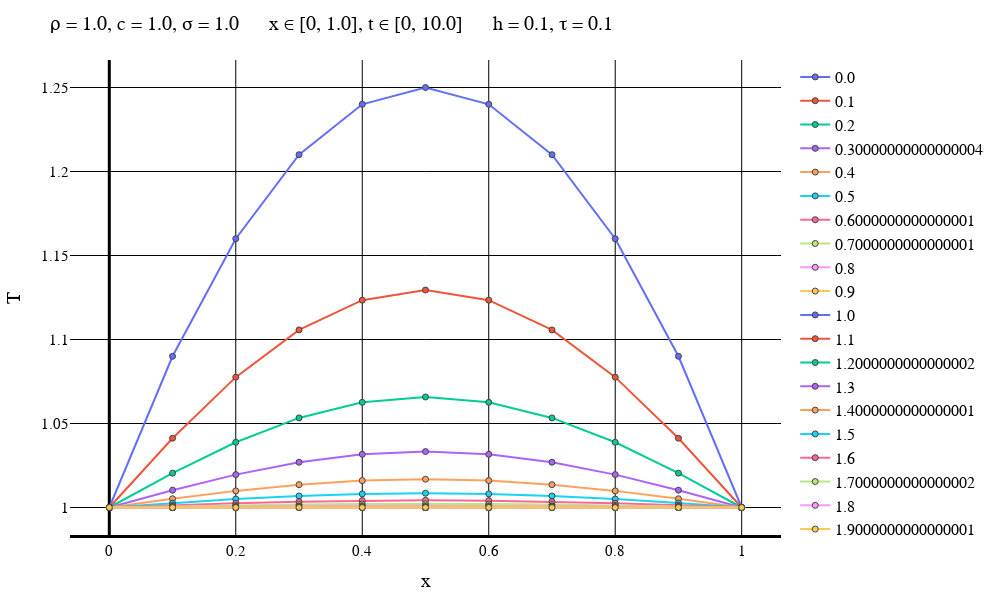

The cell this chart's notebook holds for it:
### Markdown cell above
Неявная схема

### Code cell
typeOfScheme = "Backward"

solutionFile = "D:\\Calc_Methods_2\\Lab2\\FirstConds\\$typeOfScheme\\solution$numOfEq.txt"
dataFile = "D:\\Calc_Methods_2\\Lab2\\FirstConds\\$typeOfScheme\\data$numOfEq.txt"
intervalFile = "D:\\Calc_Methods_2\\Lab2\\FirstConds\\$typeOfScheme\\interval$numOfEq.txt"

solutionMatrix = readdlm(solutionFile)
dataVec = readdlm(dataFile)
intervalVec = readdlm(intervalFile);

L = dataVec[3]
timeEnd = dataVec[4]
numOfXIntervals = Int(intervalVec[1])
numOfTIntervals = Int(intervalVec[2])
h = L / numOfXIntervals
τ = timeEnd / numOfTIntervals
if default == true
    plotStep = trunc(Int, timeEnd / (defaultStepParam * τ))
    numOfPlots = numOfTIntervals + 1    
else
    plotStep = firstSteps
    numOfPlots = firstPlots
end
println("Шаг графика: $plotStep")
println("Время последнего графика: $((numOfPlots - 1)*τ)")
makePlot(numOfPlots, plotStep, solutionMatrix, dataVec, intervalVec)

### Figure 1 — Plotly figure (JSON) as saved in the notebook; plotly's stock layout.template omitted (floating-point values rounded to 4 significant figures)
{"data": [{"line": {"width": 2}, "marker": {"line": {"width": 1}, "showline": true}, "mode": "lines+markers", "name": "0.0", "type": "scatter", "x": [0, 0.1, 0.2, 0.3, 0.4, 0.5, 0.6, 0.7, 0.8, 0.9, 1], "y": [1, 1.09, 1.16, 1.21, 1.24, 1.25, 1.24, 1.21, 1.16, 1.09, 1]}, {"line": {"width": 2}, "marker": {"line": {"width": 1}, "showline": true}, "mode": "lines+markers", "name": "0.1", "type": "scatter", "x": [0, 0.1, 0.2, 0.3, 0.4, 0.5, 0.6, 0.7, 0.8, 0.9, 1], "y": [1, 1.041, 1.078, 1.106, 1.123, 1.129, 1.123, 1.106, 1.078, 1.041, 1]}, {"line": {"width": 2}, "marker": {"line": {"width": 1}, "showline": true}, "mode": "lines+markers", "name": "0.2", "type": "scatter", "x": [0, 0.1, 0.2, 0.3, 0.4, 0.5, 0.6, 0.7, 0.8, 0.9, 1], "y": [1, 1.02, 1.039, 1.053, 1.063, 1.066, 1.063, 1.053, 1.039, 1.02, 1]}, {"line": {"width": 2}, "marker": {"line": {"width": 1}, "showline": true}, "mode": "lines+markers", "name": "0.30000000000000004", "type": "scatter", "x": [0, 0.1, 0.2, 0.3, 0.4, 0.5, 0.6, 0.7, 0.8, 0.9, 1], "y": [1, 1.01, 1.02, 1.027, 1.032, 1.033, 1.032, 1.027, 1.02, 1.01, 1]}, {"line": {"width": 2}, "marker": {"line": {"width": 1}, "showline": true}, "mode": "lines+markers", "name": "0.4", "type": "scatter", "x": [0, 0.1, 0.2, 0.3, 0.4, 0.5, 0.6, 0.7, 0.8, 0.9, 1], "y": [1, 1.005, 1.01, 1.014, 1.016, 1.017, 1.016, 1.014, 1.01, 1.005, 1]}, {"line": {"width": 2}, "marker": {"line": {"width": 1}, "showline": true}, "mode": "lines+markers", "name": "0.5", "type": "scatter", "x": [0, 0.1, 0.2, 0.3, 0.4, 0.5, 0.6, 0.7, 0.8, 0.9, 1], "y": [1, 1.003, 1.005, 1.007, 1.008, 1.008, 1.008, 1.007, 1.005, 1.003, 1]}, {"line": {"width": 2}, "marker": {"line": {"width": 1}, "showline": true}, "mode": "lines+markers", "name": "0.6000000000000001", "type": "scatter", "x": [0, 0.1, 0.2, 0.3, 0.4, 0.5, 0.6, 0.7, 0.8, 0.9, 1], "y": [1, 1.001, 1.003, 1.003, 1.004, 1.004, 1.004, 1.003, 1.003, 1.001, 1]}, {"line": {"width": 2}, "marker": {"line": {"width": 1}, "showline": true}, "mode": "lines+markers", "name": "0.7000000000000001", "type": "scatter", "x": [0, 0.1, 0.2, 0.3, 0.4, 0.5, 0.6, 0.7, 0.8, 0.9, 1], "y": [1, 1.001, 1.001, 1.002, 1.002, 1.002, 1.002, 1.002, 1.001, 1.001, 1]}, {"line": {"width": 2}, "marker": {"line": {"width": 1}, "showline": true}, "mode": "lines+markers", "name": "0.8", "type": "scatter", "x": [0, 0.1, 0.2, 0.3, 0.4, 0.5, 0.6, 0.7, 0.8, 0.9, 1], "y": [1, 1.0, 1.001, 1.001, 1.001, 1.001, 1.001, 1.001, 1.001, 1.0, 1]}, {"line": {"width": 2}, "marker": {"line": {"width": 1}, "showline": true}, "mode": "lines+markers", "name": "0.9", "type": "scatter", "x": [0, 0.1, 0.2, 0.3, 0.4, 0.5, 0.6, 0.7, 0.8, 0.9, 1], "y": [1, 1.0, 1.0, 1.0, 1.001, 1.001, 1.001, 1.0, 1.0, 1.0, 1]}, {"line": {"width": 2}, "marker": {"line": {"width": 1}, "showline": true}, "mode": "lines+markers", "name": "1.0", "type": "scatter", "x": [0, 0.1, 0.2, 0.3, 0.4, 0.5, 0.6, 0.7, 0.8, 0.9, 1], "y": [1, 1.0, 1.0, 1.0, 1.0, 1.0, 1.0, 1.0, 1.0, 1.0, 1]}, {"line": {"width": 2}, "marker": {"line": {"width": 1}, "showline": true}, "mode": "lines+markers", "name": "1.1", "type": "scatter", "x": [0, 0.1, 0.2, 0.3, 0.4, 0.5, 0.6, 0.7, 0.8, 0.9, 1], "y": [1, 1.0, 1.0, 1.0, 1.0, 1.0, 1.0, 1.0, 1.0, 1.0, 1]}, {"line": {"width": 2}, "marker": {"line": {"width": 1}, "showline": true}, "mode": "lines+markers", "name": "1.2000000000000002", "type": "scatter", "x": [0, 0.1, 0.2, 0.3, 0.4, 0.5, 0.6, 0.7, 0.8, 0.9, 1], "y": [1, 1.0, 1.0, 1.0, 1.0, 1.0, 1.0, 1.0, 1.0, 1.0, 1]}, {"line": {"width": 2}, "marker": {"line": {"width": 1}, "showline": true}, "mode": "lines+markers", "name": "1.3", "type": "scatter", "x": [0, 0.1, 0.2, 0.3, 0.4, 0.5, 0.6, 0.7, 0.8, 0.9, 1], "y": [1, 1.0, 1.0, 1.0, 1.0, 1.0, 1.0, 1.0, 1.0, 1.0, 1]}, {"line": {"width": 2}, "marker": {"line": {"width": 1}, "showline": true}, "mode": "lines+markers", "name": "1.4000000000000001", "type": "scatter", "x": [0, 0.1, 0.2, 0.3, 0.4, 0.5, 0.6, 0.7, 0.8, 0.9, 1], "y": [1, 1.0, 1.0, 1.0, 1.0, 1.0, 1.0, 1.0, 1.0, 1.0, 1]}, {"line": {"width": 2}, "marker": {"line": {"width": 1}, "showline": true}, "mode": "lines+markers", "name": "1.5", "type": "scatter", "x": [0, 0.1, 0.2, 0.3, 0.4, 0.5, 0.6, 0.7, 0.8, 0.9, 1], "y": [1, 1, 1.0, 1.0, 1.0, 1.0, 1.0, 1.0, 1.0, 1, 1]}, {"line": {"width": 2}, "marker": {"line": {"width": 1}, "showline": true}, "mode": "lines+markers", "name": "1.6", "type": "scatter", "x": [0, 0.1, 0.2, 0.3, 0.4, 0.5, 0.6, 0.7, 0.8, 0.9, 1], "y": [1, 1, 1, 1, 1, 1, 1, 1, 1, 1, 1]}, {"line": {"width": 2}, "marker": {"line": {"width": 1}, "showline": true}, "mode": "lines+markers", "name": "1.7000000000000002", "type": "scatter", "x": [0, 0.1, 0.2, 0.3, 0.4, 0.5, 0.6, 0.7, 0.8, 0.9, 1], "y": [1, 1, 1, 1, 1, 1, 1, 1, 1, 1, 1]}, {"line": {"width": 2}, "marker": {"line": {"width": 1}, "showline": true}, "mode": "lines+markers", "name": "1.8", "type": "scatter", "x": [0, 0.1, 0.2, 0.3, 0.4, 0.5, 0.6, 0.7, 0.8, 0.9, 1], "y": [1, 1, 1, 1, 1, 1, 1, 1, 1, 1, 1]}, {"line": {"width": 2}, "marker": {"line": {"width": 1}, "showline": true}, "mode": "lines+markers", "name": "1.9000000000000001", "type": "scatter", "x": [0, 0.1, 0.2, 0.3, 0.4, 0.5, 0.6, 0.7, 0.8, 0.9, 1], "y": [1, 1, 1, 1, 1, 1, 1, 1, 1, 1, 1]}], "layout": {"coloraxis": {"outlinecolor": "black"}, "font": {"color": "black", "family": "Time New Roman"}, "height": 600, "legend": {"font": {"size": 16}}, "margin": {"b": 50, "l": 50, "r": 50, "t": 60}, "paper_bgcolor": "white", "plot_bgcolor": "white", "title": {"autosize": false, "font": {"color": "black", "family": "Times New Roman", "size": 20}, "paper_bgcolor": "red", "text": "ρ = 1.0, c = 1.0, σ = 1.0      x ∈ [0, 1.0], t ∈ [0, 10.0]      h = 0.1, τ = 0.1"}, "width": 1000, "xaxis": {"color": "black", "gridcolor": "black", "gridwidth": 1, "linecolor": "black", "linewidth": 3, "tickfont": {"size": 15}, "title": {"font": {"color": "black", "family": "Times New Roman", "size": 20}, "text": "x"}, "zerolinecolor": "black", "zerolinewidth": 3}, "yaxis": {"exponentformat": "power", "gridcolor": "black", "gridwidth": 1, "tickfont": {"size": 15}, "title": {"font": {"color": "black", "family": "Times New Roman", "size": 20}, "text": "T"}, "zerolinecolor": "black"}}}
